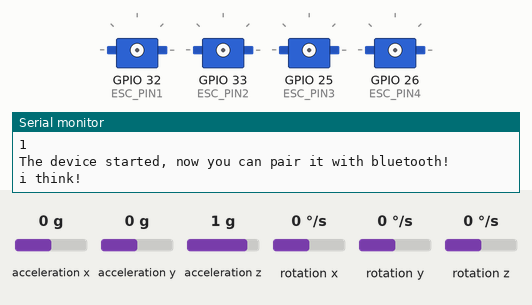
Simulated run of this sketch. Board: ESP32. Shown: 4 × servo, the last lines printed to the serial monitor. Wiring (inferred from the names in the program): MPU-6050 motion sensor at I2C address 0x68. Inputs (shaded band) come from the test bench; at power-on: acceleration x 0 g, acceleration y 0 g, acceleration z 1 g, rotation x 0 °/s, rotation y 0 °/s, rotation z 0 °/s. Nothing arrives over Bluetooth unless stated.

Above: at 0.1 s.
At 17.8 s:
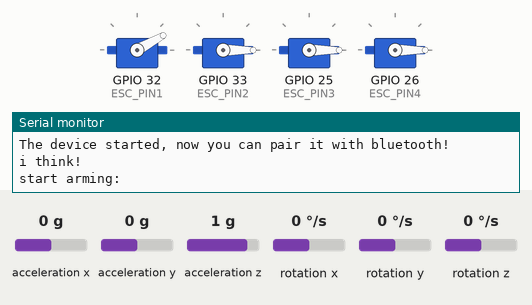
At 18.8 s:
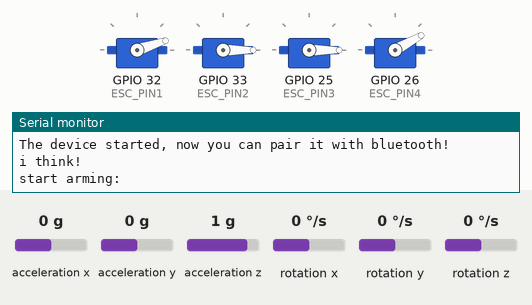
At 19.8 s:
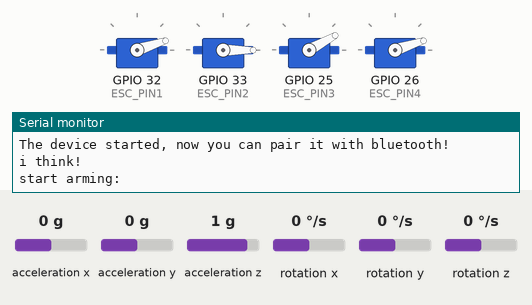
At 20.8 s:
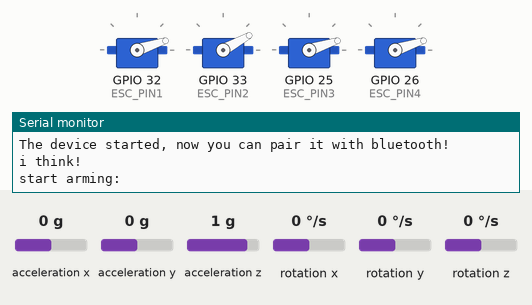
At 21.8 s:
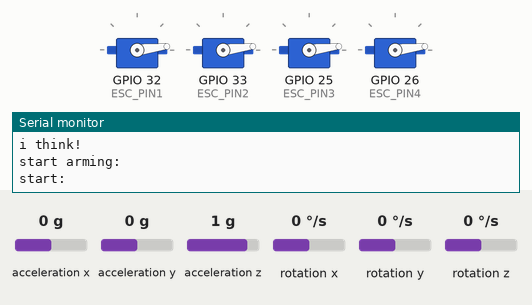
Timing chart, 0 to 23.3 s (numbered marks = the images above):
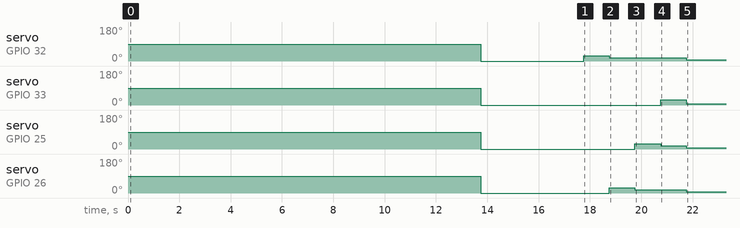

Measured:
- by itself, servo on GPIO 32 (ESC_PIN1): 90° → 0° at 13.8 s, → 29° 4.0 s later, → 18° 1.0 s later, → 7° 3.0 s later
- by itself, servo on GPIO 33 (ESC_PIN2): 90° → 0° at 13.8 s, → 29° 7.0 s later, → 7° 1.0 s later
- by itself, servo on GPIO 25 (ESC_PIN3): 90° → 0° at 13.8 s, → 29° 6.0 s later, → 18° 1.0 s later, → 7° 1.0 s later
- by itself, servo on GPIO 26 (ESC_PIN4): 90° → 0° at 13.8 s, → 29° 5.0 s later, → 18° 1.0 s later, → 7° 2.0 s later

The sketch:

kalman_and_pid2.ino
```cpp
#include <Wire.h>
#define SDA 21
#define SCL 22
#ifndef PI
#define PI 3.1415
#endif

#include "BluetoothSerial.h"

#if !defined(CONFIG_BT_ENABLED) || !defined(CONFIG_BLUEDROID_ENABLED)
#error Bluetooth is not enabled! Please run `make menuconfig` to and enable it
#endif

BluetoothSerial SerialBT;

#include <ESP32Servo.h>  // ESP32Servo library installed by Library Manager
//#include "ESC.h"         // RC_ESP library installed by Library Manager


#define ESC_PIN1 (32)  // left up
#define ESC_PIN2 (33)  // left down
#define ESC_PIN3 (25)  // right down
#define ESC_PIN4 (26)  // right up

/*
  for the cables they are in the following order from up to down
  1st) 33 - bottom left   M2
  2nd) 32 - upper left    M1
  3rd) 26 - upper right   M4
  4th) 25 - bottom right  M3

  for pitch, that is for some reason roll in our case, we have
  when turning right the degree increases positively, and assuming we stabelise to 0, error gets negative meaning pid too gets negative, which means we
  have to add that pid to the left part to make it weaker, and subtract it from the right to make it stronger

 so in short, the pid is added to the direction in which the degree become negatif

*/

#define LED_BUILTIN (2)  // not defaulted properly for ESP32s/you must define it

// Note: the following speeds may need to be modified for your particular hardware.
#define MIN_SPEED 1040  // speed just slow enough to turn motor off
//#define MAX_SPEED 1240  // speed where my motor drew 3.6 amps at 12v.
#define MAX_SPEED 2000
/*
ESC myESC(ESC_PIN, 1000, 2000, 500);  // ESC_Name (PIN, Minimum Value, Maximum Value, Arm Value)
ESC myESC2(ESC_PIN2, 1000, 2000, 500);
ESC myESC3(ESC_PIN3, 1000, 2000, 500);
ESC myESC4(ESC_PIN4, 1000, 2000, 500);
*/
Servo myESC1;
Servo myESC2;
Servo myESC3;
Servo myESC4;

struct Data {
  float P;
  float I;
  float D;
  float thrust;
  float desiredAngle;
};

struct Response {
  float M1;
  float M2;
  float M3;
  float M4;
  float Angle;
  float PID;
};


double RollVel, PitchVel, YawVel;  //the rolling velocities at each moment will be put in these variables to be used, their unit is degrees
double RollDegVel = 0;
double PitchDegVel, YawDegVel;                 // degree values gotten using the gyroscope alone
double CallRollVel, CallPitchVel, CallYawVel;  //callibration variables
double CallRollAcc, CallPitchAcc, CallYawAcc;

//int16_t AccX,AccY,AccZ;//variables in which we will store the linear acceleration values
double RollDegAcc, PitchDegAcc;  //in which we will store the rotation degrees calculated with acceleration

double kalmanRoll, kalmanPitch, kalmanYaw;                 // contains the kalman optimal guesses
double kalmanRollUncer, kalmanPitchUncer, kalmanYawUncer;  // uncertainly of the state, which the gyro velocities
double kalmanResult[2];                                    // first value contains the kalman angle result and the second contains the updated uncertainty value

unsigned long prevMillis = 0;
unsigned long currMillis = 0;
double T;  // contains iteration duration

//PID
float Kpr;
float Kir;
float Kdr;

float Er = 0;
float Ir = 0;     // contains the integral values, so this in this case the sum of reiman of all precedent iterations times the length of that iteration
float Dr = 0;     // contains the derivative
float PrvEr = 0;  //previous error
float PIDr = 0;   //contains the pid value

float Kpp;
float Kip;
float Kdp;

float Ep = 0;
float Ip = 0;
float Dp = 0;
float PrvEp = 0;
float PIDp = 0;

float desiredRollAngle = 0;  // gotten from the ir module or bluetooth
float desiredPitchAngle = 0;

float Kpy = 5, Kiy = 0, Kdy = 0.2;
float Ey = 0, Iy = 0, Dy = 0, PrvEy = 0, PIDy = 0;
float desiredYawRate = 0;
void calculateRollPid() {  //pid does not give direct motor instructions persay, it only give the difference torque values so that the drone would rotate one way or another
  Er = desiredRollAngle - kalmanRoll;
  Ir += Er * T;

  if (Ir > 400) {
    Ir = 400;
  }
  if (Ir < -400) {
    Ir = -400;
  }

  Dr = (Er - PrvEr) / T;

  PrvEr = Er;
  PIDr = Kpr * Er + Kir * Ir + Kdr * Dr;
}

void calculatePitchPid() {  //pid does not give direct motor instructions persay, it only give the difference torque values so that the drone would rotate one way or another
  Ep = desiredPitchAngle - kalmanPitch;
  Ip += Ep * T;
  if (Ip > 400) {
    Ip = 400;
  }
  if (Ip < -400) {
    Ip = -400;
  }
  Dp = (Ep - PrvEp) / T;

  PrvEp = Ep;
  PIDp = Kpp * Ep + Kip * Ip + Kdp * Dp;
}

void calculateYawPid() {
    // error is how fast it's currently spinning (should be 0)
    Ey = desiredYawRate - YawVel;

    Iy += Ey * T;
    if (Iy > 400) Iy = 400;
    if (Iy < -400) Iy = -400;

    Dy = (Ey - PrvEy) / T;
    PrvEy = Ey;

    PIDy = Kpy * Ey + Kiy * Iy + Kdy * Dy;
}

void calculateKalman() {
  static double kalmanGain;

  kalmanRoll = kalmanRoll + RollVel * T;                             //build a new angle value ontop of an old corrected estimation, then correct this new one
  kalmanRollUncer = kalmanRollUncer + (T * T) * (3 * 3);             //build the new error value on the old corrected error value
  kalmanGain = (kalmanRollUncer) / (kalmanRollUncer + 2 * 2);        // 2 * 2 is the error of the measurement methode,
  kalmanRoll = kalmanRoll + kalmanGain * (RollDegAcc - kalmanRoll);  //here we correct the newly buit angle by comparing the difference between
  //our uncorrecetd value and our measurement,KG determines the importance of the difference , its a correction more than a simple addition
  kalmanRollUncer = (1 - kalmanGain) * kalmanRollUncer;  //prepare the uncertainty of the next estimation


  kalmanPitch = kalmanPitch + PitchVel * T;
  kalmanPitchUncer = kalmanPitchUncer + (T * T) * (3 * 3);
  kalmanGain = (kalmanPitchUncer) / (kalmanPitchUncer + 2 * 2);
  kalmanPitch = kalmanPitch + kalmanGain * (PitchDegAcc - kalmanPitch);
  kalmanPitchUncer = (1 - kalmanGain) * kalmanPitchUncer;

  /*
    place for yaw code
    screw yaw code
  */


}

void mpu_signals(void) {
  //this to turn on the pass filter
  Wire.beginTransmission(0x68);  //0x68 is the address ingraved in the hardware of mpu6050 and is written in register WHO_AM_I
  Wire.write(0x1A);
  Wire.write(0x5);
  Wire.endTransmission();
  //this to set the sensitivity of the mpu to 65.5LSB/degree/second
  Wire.beginTransmission(0x68);
  Wire.write(0x1B);
  Wire.write(0x8);
  Wire.endTransmission();
  //this to set the accelerometer sensitivity to 4096/g
  Wire.beginTransmission(0x68);
  Wire.write(0x1C);
  Wire.write(0x10);
  Wire.endTransmission();
  //this to select the starting register of the 6 that store the andgular velocity data
  Wire.beginTransmission(0x68);
  Wire.write(0x43);
  Wire.endTransmission();
  //this to read the angular velocity data
  Wire.requestFrom(0x68, 6);
  int16_t rotX = Wire.read() << 8 | Wire.read();  //merges 2 1-byte registers into 1 value
  int16_t rotY = Wire.read() << 8 | Wire.read();
  int16_t rotZ = Wire.read() << 8 | Wire.read();

  RollVel = (double)rotX / 65.5;
  PitchVel = (double)rotY / 65.5;
  YawVel = (double)rotZ / 65.5;
  //this to select the starting register of the ones string acceleration values
  Wire.beginTransmission(0x68);
  Wire.write(0x3B);
  Wire.endTransmission();
  //this to read the angular velocity data
  Wire.requestFrom(0x68, 6);
  int16_t AccX = Wire.read() << 8 | Wire.read();
  int16_t AccY = Wire.read() << 8 | Wire.read();
  int16_t AccZ = Wire.read() << 8 | Wire.read();

  RollDegAcc = atan(AccY / (sqrt((AccX * AccX) + (AccZ * AccZ)))) * (180 / PI);
  PitchDegAcc = atan(-AccX / (sqrt((AccY * AccY) + (AccZ * AccZ)))) * (180 / PI);
}

const int freq = 400;           // 500Hz frequency
const int resolution = 16;     // 16-bit (0-65535)
const int periodUs = 2500;
const uint32_t maxDuty = (1 << resolution) - 1;

void setup() {
  Serial.begin(115200);

  Serial.println(SerialBT.begin("ESP32test"));
  Serial.println("The device started, now you can pair it with bluetooth!");
  Serial.println("i think!");

  Wire.setClock(400000);  //comunication frequncy rating is 400khz for the mpu
  Wire.setTimeout(50);    // in case of a luck up, this sets a max wait time
  Wire.begin();
  delay(250);


  //set mpu on power mode
  Wire.beginTransmission(0x68);
  Wire.write(0x6B);
  Wire.write(0x0);
  Wire.endTransmission();
  //calibration
  CallRollVel = 0;
  CallPitchVel = 0;
  CallYawVel = 0;

  CallRollAcc = 0;
  CallPitchAcc = 0;
  CallYawAcc = 0;
  for (int i = 0; i < 3000; i++) {
    mpu_signals();
    CallRollVel += RollVel;
    CallPitchVel += PitchVel;
    CallYawVel += YawVel;

    CallRollAcc += RollDegAcc;
    CallPitchAcc += PitchDegAcc;
    delay(1);
  }
  CallRollVel /= 3000;
  CallPitchVel /= 3000;
  CallYawVel /= 3000;

  CallRollAcc /= 3000;
  CallPitchAcc /= 3000;


  delay(1000);

  pinMode(ESC_PIN1, OUTPUT);
  pinMode(ESC_PIN2, OUTPUT);
  pinMode(ESC_PIN3, OUTPUT);
  pinMode(ESC_PIN4, OUTPUT);


  myESC1.setPeriodHertz(400);
  myESC2.setPeriodHertz(400);
  myESC3.setPeriodHertz(400);
  myESC4.setPeriodHertz(400);


  delay(1000);

  myESC1.attach(ESC_PIN1,1000,2000);
  myESC2.attach(ESC_PIN2,1000,2000);
  myESC3.attach(ESC_PIN3,1000,2000);
  myESC4.attach(ESC_PIN4,1000,2000);

  delay(1000);

  //arming process
  Serial.println("start arming: ");
  myESC1.writeMicroseconds(1000);
  myESC2.writeMicroseconds(1000);
  myESC3.writeMicroseconds(1000);
  myESC4.writeMicroseconds(1000);
  delay(4000);


  myESC1.writeMicroseconds(1160);
  delay(1000);
  myESC1.writeMicroseconds(1100);
  myESC4.writeMicroseconds(1160);
  delay(1000);
  myESC4.writeMicroseconds(1100);
  myESC3.writeMicroseconds(1160);
  delay(1000);
  myESC3.writeMicroseconds(1100);
  myESC2.writeMicroseconds(1160);
  delay(1000);
  myESC2.writeMicroseconds(1100);


  Serial.println("start: ");
}

Data data;
Response response;
int thrust = 0;
int base;
int pureBase = 0;
int tmp;
int netGravity;
int M1 = 0;
int M2 = 0;
int M3 = 0;
int M4 = 0;

float F = 0;
float kalmanPitchInRadian = 0;
float kalmanRollInRadian = 0;
float projector = 0;


int bluetoothInterval = 0;
void loop() {
  currMillis = millis();
  if (currMillis - prevMillis >= 4) {
    if(bluetoothInterval < 100){
      bluetoothInterval += (currMillis - prevMillis);
    }
    T = (currMillis - prevMillis) / 1000.0;
    //Serial.println(currMillis - prevMillis);
    prevMillis = currMillis;


    mpu_signals();
    RollVel -= CallRollVel;
    PitchVel -= CallPitchVel;
    YawVel -= CallYawVel;
    RollDegAcc -= CallRollAcc;
    PitchDegAcc -= CallPitchAcc;
    //yaw is left, need to add another mpu6050 to get it


    if (SerialBT.available() >= sizeof(Data)) {
      SerialBT.readBytes((char*)&data, sizeof(Data));

      Kpp = data.P;
      Kip = data.I;
      Kdp = data.D;

      Kpr = data.P;
      Kir = data.I;
      Kdr = data.D;

      thrust = data.thrust;
      desiredPitchAngle = data.desiredAngle;

      Serial.print("Kpp: ");
      Serial.print(Kpp);
      Serial.print("\t");
      Serial.print("Kip: ");
      Serial.print(Kip);
      Serial.print("\t");
      Serial.print("Kdp: ");
      Serial.print(Kdp);
      Serial.print("\t");
      Serial.print("thrust: ");
      Serial.print(thrust);
      Serial.print("\t");
      Serial.print("DA: ");
      Serial.println(desiredPitchAngle);
    }
    // this part is for calculations
    calculateKalman();

    calculateRollPid();
    calculatePitchPid();
    calculateYawPid();

    base = thrust;
    pureBase = base - 1100;

    kalmanPitchInRadian = (kalmanPitch * PI) / 180;
    kalmanRollInRadian = (kalmanRoll * PI) / 180;


    projector = cos(kalmanPitchInRadian) * cos(kalmanRollInRadian);
    //projector = cos(kalmanPitchInRadian);

    if(projector < 0.1){
      projector = 0.1;
    }

    F = 1100 + (pureBase / projector);


    M1 = (int)(F + (PIDp / 4) + (PIDr / 4) + (PIDy / 4));

    M2 = (int)(F + (PIDp / 4) - (PIDr / 4) - (PIDy / 4));
    M3 = (int)(F - (PIDp / 4) - (PIDr / 4) + (PIDy / 4));

    M4 = (int)(F - (PIDp / 4) + (PIDr / 4) - (PIDy / 4));

    if (M1 < 1040) M1 = 1040;
    if (M2 < 1040) M2 = 1040;
    if (M3 < 1040) M3 = 1040;
    if (M4 < 1040) M4 = 1040;

    if (M1 > 1900) M1 = 1900;
    if (M2 > 1900) M2 = 1900;
    if (M3 > 1900) M3 = 1900;
    if (M4 > 1900) M4 = 1900;

    if (kalmanPitch > 45.0 || kalmanPitch < -45.0 || kalmanRoll > 45.0 || kalmanRoll < -45.0) {
      M1 = 1040;
      M2 = 1040;
      M3 = 1040;
      M4 = 1040;
    }


    myESC1.writeMicroseconds(M1);
    myESC2.writeMicroseconds(M2);
    myESC3.writeMicroseconds(M3);
    myESC4.writeMicroseconds(M4);


    response.M1 = (int)M1;
    response.M2 = (int)M2;
    response.M3 = (int)M3;
    response.M4 = (int)M4;
    response.Angle = YawVel;
    response.PID = PIDy;


    SerialBT.write(0xAA);
    SerialBT.write((uint8_t*)&response, sizeof(response));


    if (thrust <= 1100) {
      Ip = 0;
      Ir = 0;
    }

  }


}
```
